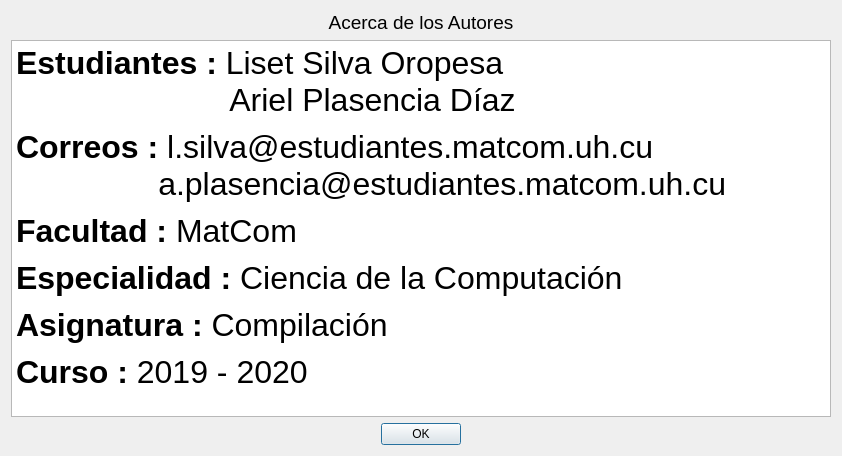
<?xml version="1.0" encoding="UTF-8"?>
<ui version="4.0">
 <class>DialogAboutAuthors</class>
 <widget class="QDialog" name="DialogAboutAuthors">
  <property name="geometry">
   <rect>
    <x>0</x>
    <y>0</y>
    <width>842</width>
    <height>456</height>
   </rect>
  </property>
  <property name="windowTitle">
   <string>Acerca de los Autores</string>
  </property>
  <property name="windowIcon">
   <iconset>
    <normaloff>../../images/Qt.ico</normaloff>../../images/Qt.ico</iconset>
  </property>
  <layout class="QGridLayout" name="gridLayout">
   <item row="2" column="0">
    <widget class="QDialogButtonBox" name="buttonBox">
     <property name="orientation">
      <enum>Qt::Horizontal</enum>
     </property>
     <property name="standardButtons">
      <set>QDialogButtonBox::Ok</set>
     </property>
     <property name="centerButtons">
      <bool>true</bool>
     </property>
    </widget>
   </item>
   <item row="1" column="0">
    <widget class="QTextBrowser" name="textBrowser">
     <property name="html">
      <string>&lt;!DOCTYPE HTML PUBLIC &quot;-//W3C//DTD HTML 4.0//EN&quot; &quot;http://www.w3.org/TR/REC-html40/strict.dtd&quot;&gt;
&lt;html&gt;&lt;head&gt;&lt;meta name=&quot;qrichtext&quot; content=&quot;1&quot; /&gt;&lt;style type=&quot;text/css&quot;&gt;
p, li { white-space: pre-wrap; }
&lt;/style&gt;&lt;/head&gt;&lt;body style=&quot; font-family:'Ubuntu'; font-size:11pt; font-weight:400; font-style:normal;&quot;&gt;
&lt;p style=&quot; margin-top:0px; margin-bottom:0px; margin-left:0px; margin-right:0px; -qt-block-indent:0; text-indent:0px;&quot;&gt;&lt;span style=&quot; font-family:'MS Shell Dlg 2'; font-size:24pt; font-weight:600; color:#000000;&quot;&gt;Estudiantes :&lt;/span&gt;&lt;span style=&quot; font-family:'MS Shell Dlg 2'; font-size:24pt; color:#000000;&quot;&gt; Liset Silva Oropesa&lt;/span&gt;&lt;/p&gt;
&lt;p style=&quot; margin-top:0px; margin-bottom:0px; margin-left:0px; margin-right:0px; -qt-block-indent:0; text-indent:0px;&quot;&gt;&lt;span style=&quot; font-family:'MS Shell Dlg 2'; font-size:24pt; color:#005500;&quot;&gt;                        &lt;/span&gt;&lt;span style=&quot; font-family:'MS Shell Dlg 2'; font-size:24pt; color:#000000;&quot;&gt;Ariel Plasencia Díaz&lt;/span&gt;&lt;/p&gt;
&lt;p style=&quot; margin-top:0px; margin-bottom:0px; margin-left:0px; margin-right:0px; -qt-block-indent:0; text-indent:0px;&quot;&gt;&lt;span style=&quot; font-family:'MS Shell Dlg 2'; font-size:6pt; color:#005500;&quot;&gt; &lt;/span&gt;&lt;/p&gt;
&lt;p style=&quot; margin-top:0px; margin-bottom:0px; margin-left:0px; margin-right:0px; -qt-block-indent:0; text-indent:0px;&quot;&gt;&lt;span style=&quot; font-family:'MS Shell Dlg 2'; font-size:24pt; font-weight:600; color:#000000;&quot;&gt;Correos :&lt;/span&gt;&lt;span style=&quot; font-family:'MS Shell Dlg 2'; font-size:24pt; color:#000000;&quot;&gt; l.silva@estudiantes.matcom.uh.cu&lt;/span&gt;&lt;/p&gt;
&lt;p style=&quot; margin-top:0px; margin-bottom:0px; margin-left:0px; margin-right:0px; -qt-block-indent:0; text-indent:0px;&quot;&gt;&lt;span style=&quot; font-family:'MS Shell Dlg 2'; font-size:24pt; color:#005500;&quot;&gt;                &lt;/span&gt;&lt;span style=&quot; font-family:'MS Shell Dlg 2'; font-size:24pt; color:#000000;&quot;&gt;a.plasencia@estudiantes.matcom.uh.cu&lt;/span&gt;&lt;/p&gt;
&lt;p style=&quot; margin-top:0px; margin-bottom:0px; margin-left:0px; margin-right:0px; -qt-block-indent:0; text-indent:0px;&quot;&gt;&lt;span style=&quot; font-family:'MS Shell Dlg 2'; font-size:6pt; color:#005500;&quot;&gt; &lt;/span&gt;&lt;/p&gt;
&lt;p style=&quot; margin-top:0px; margin-bottom:0px; margin-left:0px; margin-right:0px; -qt-block-indent:0; text-indent:0px;&quot;&gt;&lt;span style=&quot; font-family:'MS Shell Dlg 2'; font-size:24pt; font-weight:600; color:#000000;&quot;&gt;Facultad :&lt;/span&gt;&lt;span style=&quot; font-family:'MS Shell Dlg 2'; font-size:24pt; color:#000000;&quot;&gt; MatCom&lt;/span&gt;&lt;/p&gt;
&lt;p style=&quot; margin-top:0px; margin-bottom:0px; margin-left:0px; margin-right:0px; -qt-block-indent:0; text-indent:0px;&quot;&gt;&lt;span style=&quot; font-family:'MS Shell Dlg 2'; font-size:6pt; color:#005500;&quot;&gt; &lt;/span&gt;&lt;/p&gt;
&lt;p style=&quot; margin-top:0px; margin-bottom:0px; margin-left:0px; margin-right:0px; -qt-block-indent:0; text-indent:0px;&quot;&gt;&lt;span style=&quot; font-family:'MS Shell Dlg 2'; font-size:24pt; font-weight:600; color:#000000;&quot;&gt;Especialidad :&lt;/span&gt;&lt;span style=&quot; font-family:'MS Shell Dlg 2'; font-size:24pt; color:#000000;&quot;&gt; Ciencia de la Computación&lt;/span&gt;&lt;/p&gt;
&lt;p style=&quot; margin-top:0px; margin-bottom:0px; margin-left:0px; margin-right:0px; -qt-block-indent:0; text-indent:0px;&quot;&gt;&lt;span style=&quot; font-family:'MS Shell Dlg 2'; font-size:6pt; color:#005500;&quot;&gt; &lt;/span&gt;&lt;/p&gt;
&lt;p style=&quot; margin-top:0px; margin-bottom:0px; margin-left:0px; margin-right:0px; -qt-block-indent:0; text-indent:0px;&quot;&gt;&lt;span style=&quot; font-family:'MS Shell Dlg 2'; font-size:24pt; font-weight:600; color:#000000;&quot;&gt;Asignatura :&lt;/span&gt;&lt;span style=&quot; font-family:'MS Shell Dlg 2'; font-size:24pt; color:#000000;&quot;&gt; Compilación&lt;/span&gt;&lt;/p&gt;
&lt;p style=&quot; margin-top:0px; margin-bottom:0px; margin-left:0px; margin-right:0px; -qt-block-indent:0; text-indent:0px;&quot;&gt;&lt;span style=&quot; font-family:'MS Shell Dlg 2'; font-size:6pt; color:#005500;&quot;&gt; &lt;/span&gt;&lt;/p&gt;
&lt;p style=&quot; margin-top:0px; margin-bottom:0px; margin-left:0px; margin-right:0px; -qt-block-indent:0; text-indent:0px;&quot;&gt;&lt;span style=&quot; font-family:'MS Shell Dlg 2'; font-size:24pt; font-weight:600; color:#000000;&quot;&gt;Curso :&lt;/span&gt;&lt;span style=&quot; font-family:'MS Shell Dlg 2'; font-size:24pt; color:#005500;&quot;&gt; &lt;/span&gt;&lt;span style=&quot; font-family:'MS Shell Dlg 2'; font-size:24pt; color:#000000;&quot;&gt;2019 - 2020&lt;/span&gt;&lt;/p&gt;&lt;/body&gt;&lt;/html&gt;</string>
     </property>
    </widget>
   </item>
   <item row="0" column="0">
    <widget class="QLabel" name="label">
     <property name="font">
      <font>
       <family>Tahoma</family>
       <pointsize>14</pointsize>
      </font>
     </property>
     <property name="text">
      <string>&lt;html&gt;&lt;head/&gt;&lt;body&gt;&lt;p align=&quot;center&quot;&gt;Acerca de los Autores&lt;/p&gt;&lt;/body&gt;&lt;/html&gt;</string>
     </property>
    </widget>
   </item>
  </layout>
 </widget>
 <resources/>
 <connections>
  <connection>
   <sender>buttonBox</sender>
   <signal>accepted()</signal>
   <receiver>DialogAboutAuthors</receiver>
   <slot>accept()</slot>
   <hints>
    <hint type="sourcelabel">
     <x>248</x>
     <y>254</y>
    </hint>
    <hint type="destinationlabel">
     <x>157</x>
     <y>274</y>
    </hint>
   </hints>
  </connection>
  <connection>
   <sender>buttonBox</sender>
   <signal>rejected()</signal>
   <receiver>DialogAboutAuthors</receiver>
   <slot>reject()</slot>
   <hints>
    <hint type="sourcelabel">
     <x>316</x>
     <y>260</y>
    </hint>
    <hint type="destinationlabel">
     <x>286</x>
     <y>274</y>
    </hint>
   </hints>
  </connection>
 </connections>
</ui>
